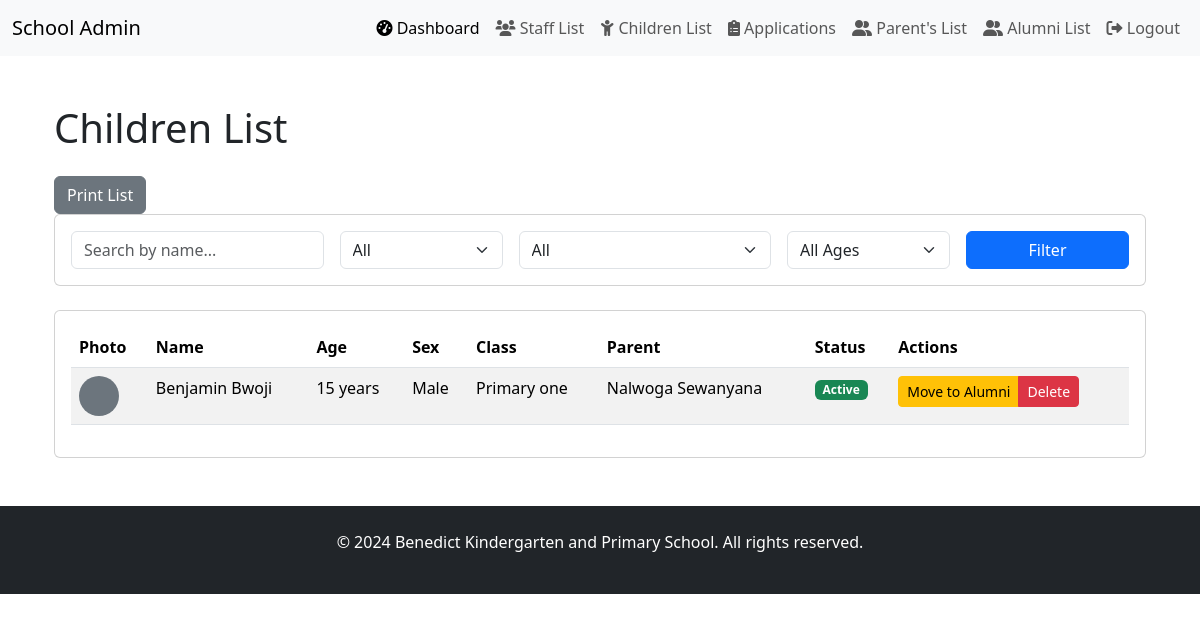
Page /benedict_school/children/ (signed in) on the earlier database version.
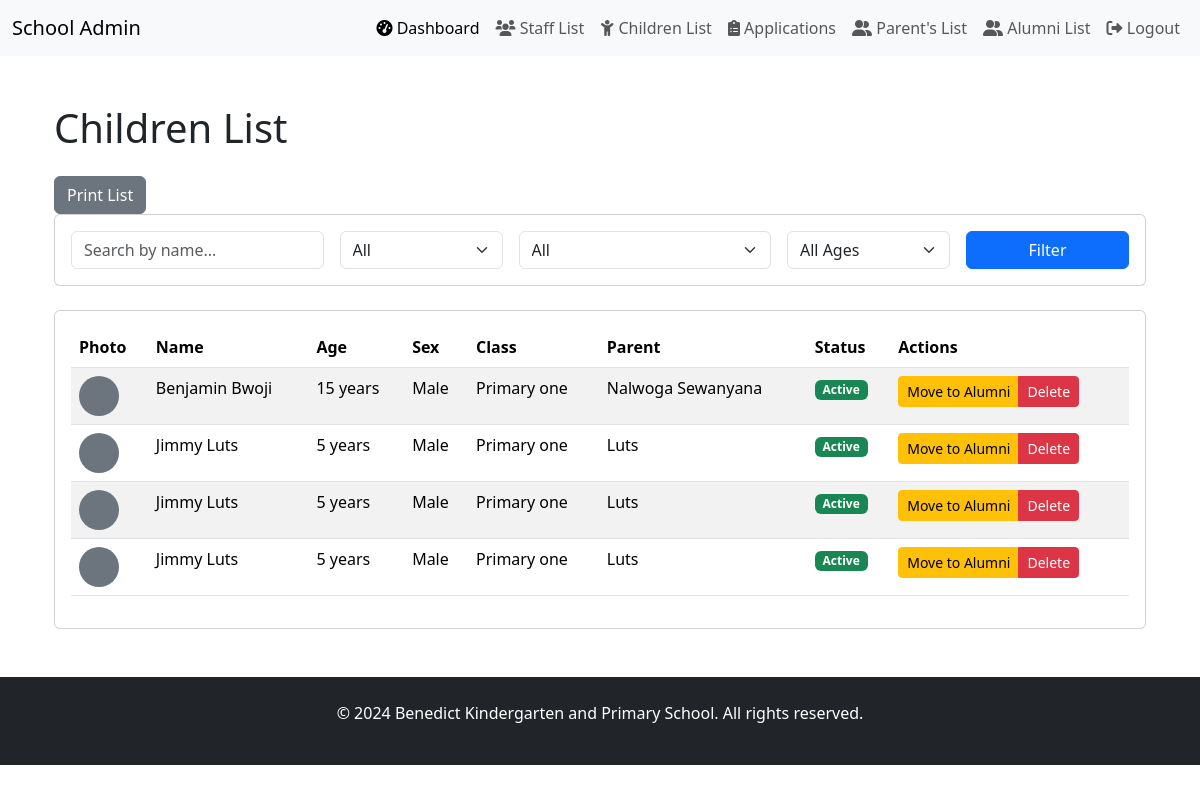
Same page on the later database version.
### benedict_school/models.py (models this page shows, shortened)
class Child(models.Model):
    parent = models.ForeignKey(
        Parent,
        on_delete=models.CASCADE,
        related_name="children"
    )
    full_name = models.CharField(max_length=100)
    date_of_birth = models.DateField()
    sex = models.CharField(
        max_length=10,
        choices=[("male", "Male"), ("female", "Female")],
        default="male"
    )
    study_class = models.CharField(
        max_length=20,
        choices=[
            ("baby_class", "Baby Class"),
            ("middle_class", "Middle class"),
            ("top_class", "Top class"),
            ("primary_one", "Primary one"),
            ("primary_two", "Primary two"),
            ("primary_three", "Primary three"),
            ("primary_four", "Primary four"),
            ("primary_five", "Primary five"),
            ("primary_six", "Primary six")
        ],
        default="primary_one",
    )
    profile_image = models.ImageField(upload_to="child_images/", null=True, blank=True)
    STATUS_CHOICES = [
        ('active', 'Active'),
        ('alumni', 'Alumni'),
    ]
    status = models.CharField(
        max_length=20,
        choices=STATUS_CHOICES,
        default='active'
    )
    alumni_date = models.DateField(null=True, blank=True)
    reason_for_leaving = models.TextField(blank=True, null=True)

class Parent(models.Model):
    first_name = models.CharField(max_length=50, default='')
    last_name = models.CharField(max_length=50, default='')
    RELATIONSHIP_TYPES = [
        ('mother', 'Mother'),
        ('father', 'Father'),
        ('guardian', 'Guardian'),
        ('relative', 'Relative'),
    ]
    relationship_type = models.CharField(
        max_length=20,
        choices=RELATIONSHIP_TYPES,
        default='father'
    )
    sex = models.CharField(
        max_length=10,
        choices=[("male", "Male"), ("female", "Female")],
        default="male"
    )
    ID_number = models.CharField(max_length=14, unique=True, null=False)
    email = models.EmailField(unique=True)
    tel_no = models.CharField(max_length=15, default='')
    address = models.CharField(max_length=100)
    parent_image = models.ImageField(upload_to="parent_images/", null=True, blank=True)
    num_children = models.PositiveIntegerField(default=1)
    STATUS_CHOICES = [
        ('active', 'Active'),
        ('alumni', 'Alumni'),
    ]
    status = models.CharField(
        max_length=20,
        choices=STATUS_CHOICES,
        default='active'
    )
    alumni_date = models.DateField(null=True, blank=True)
    reason_for_leaving = models.TextField(blank=True, null=True)

### benedict_school/views.py (the view, shortened to what this page needs)
# urls.py: path('children/', views.child_list, name='child-list'),
@user_passes_test(is_admin, login_url='/admin-login/')
def child_list(request):
    form = ChildFilterForm(request.GET)
    queryset = Child.objects.all()
    if form.is_valid():
        search_query = form.cleaned_data.get('search')
        if search_query:
            queryset = queryset.filter(name__icontains=search_query)
        sex = form.cleaned_data.get('sex')
        if sex:
            queryset = queryset.filter(sex=sex)
        study_class = form.cleaned_data.get('study_class')
        if study_class:
            queryset = queryset.filter(study_class=study_class)
        age_range = form.cleaned_data.get('age_range')
    paginator = Paginator(queryset, 10)  # Paginate by 10
    page_number = request.GET.get('page')
    page_obj = paginator.get_page(page_number)
    context = {
        'filter_form': form,
        'children': page_obj,
    }
    return render(request, 'child_list.html', context)

### benedict_school/forms.py
class ChildFilterForm(forms.Form):
    search = forms.CharField(
        required=False,
        widget=forms.TextInput(attrs={
            'class': 'form-control',
            'placeholder': 'Search by name...'
        })
    )
    sex = forms.ChoiceField(
        required=False,
        choices=[('', 'All')] + Child.sex.field.choices,  # Include blank option for "All"
        widget=forms.Select(attrs={'class': 'form-select'})
    )
    study_class = forms.ChoiceField(
        required=False,
        choices=[('', 'All')] + Child.study_class.field.choices,  # Include blank option for "All"
        widget=forms.Select(attrs={'class': 'form-select'})
    )
    age_range = forms.ChoiceField(
        required=False,
        choices=[
            ('', 'All Ages'),
            ('0-3', '0-3 years'),
            ('4-6', '4-6 years'),
            ('7-9', '7-9 years'),
            ('10+', '10+ years')
        ],
        widget=forms.Select(attrs={'class': 'form-select'})
    )

### benedict_school/context_processors.py (called while the page is built)
def google_maps_api_key(request):
    return {'GOOGLE_MAPS_API_KEY': getattr(settings, 'GOOGLE_MAPS_API_KEY', '')}

### benedict_school/views.py (called while the page is built)
def is_admin(user):
    return user.is_authenticated and user.is_staff  # Checks if user is admin

### benedict_school/templates/child_list.html (shortened to what the changed rows need)
{% extends "admin_base.html" %}
{% load custom_filters %}
{% load static %}
{% block content %}
<div class="container py-4">
    <h1 class="mb-4">Children List</h1>
    <div class="card">
        <div class="card-body">
            <div class="table-responsive">
                <table class="table table-striped table-hover">
                    <thead>
                        <tr>
                            <th>Photo</th>
                            <th>Name</th>
                            <th>Age</th>
                            <th>Sex</th>
                            <th>Class</th>
                            <th>Parent</th>
                            <th>Status</th>
                            <th>Actions</th>
                        </tr>
                    </thead>
                    <tbody>
                        {% for child in children %}
                        <tr>
                            <td>
                                {% if child.profile_image %}
                                    <img src="{% if child.profile_image %}{{ child.profile_image.url }}{% else %}{% static 'path/to/default/image.png' %}{% endif %}"
                                         alt="Profile image of {{ child.name }}"
                                         class="rounded-circle"
                                         style="width: 40px; height: 40px; object-fit: cover;">
                                {% else %}
                                    <div class="bg-secondary rounded-circle d-flex align-items-center justify-content-center"
                                         style="width: 40px; height: 40px;">
                                    </div>
                                {% endif %}
                            </td>
                            <td>{{ child.full_name }}</td>
                            <td>
                                {% with age=child.date_of_birth|timesince %}
                                    {{ age|get_first_age }}
                                {% endwith %}
                            </td>
                            <td>{{ child.get_sex_display }}</td>
                            <td>{{ child.get_study_class_display }}</td>
                            <td>{{ child.parent.last_name }}</td>
                            <td>
                                <span class="badge
                                    {% if child.status == 'active' %}
                                        bg-success
                                    {% else %}
                                        bg-secondary
                                    {% endif %}
                                ">
                                    {{ child.status|title }}
                                </span>
                            </td>
                            <td class="no-print">
                                <div class="btn-group">
                                    <a href="{% url 'child-to-alumni' pk=child.pk %}" class="btn btn-warning btn-sm">
                                        Move to Alumni
                                    </a>
                                    <a href="{% url 'child-delete' child.pk %}"
                                       class="btn btn-sm btn-danger">
                                        Delete
                                    </a>
                                </div>
                            </td>
                        </tr>
                        {% endfor %}
                    </tbody>
                </table>
            </div>
        </div>
    </div>
</div>
{% endblock %}

Differences in the rows shown:
added Child: full_name "Jimmy Luts", value "5 years", sex "Male", study_class "Primary one", parent.last_name "Luts", status "Active"
added Child: full_name "Jimmy Luts", value "5 years", sex "Male", study_class "Primary one", parent.last_name "Luts", status "Active"
added Child: full_name "Jimmy Luts", value "5 years", sex "Male", study_class "Primary one", parent.last_name "Luts", status "Active"
